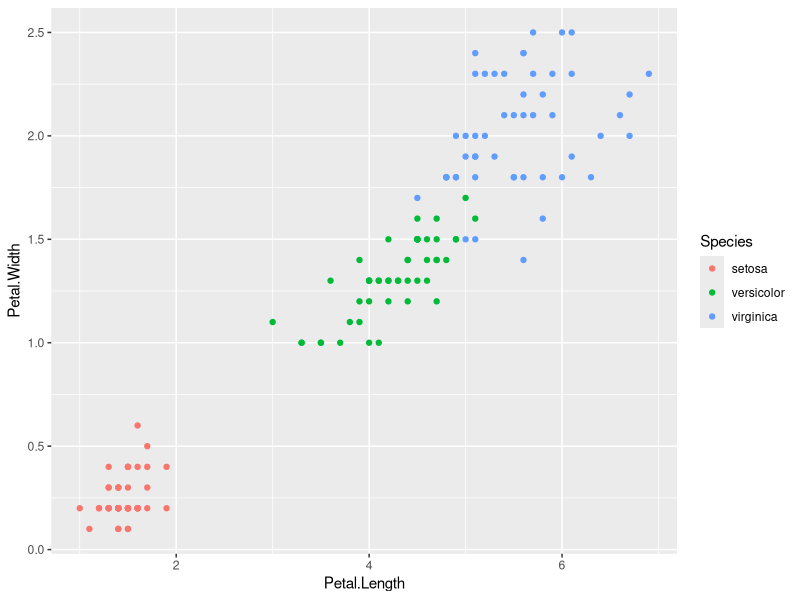
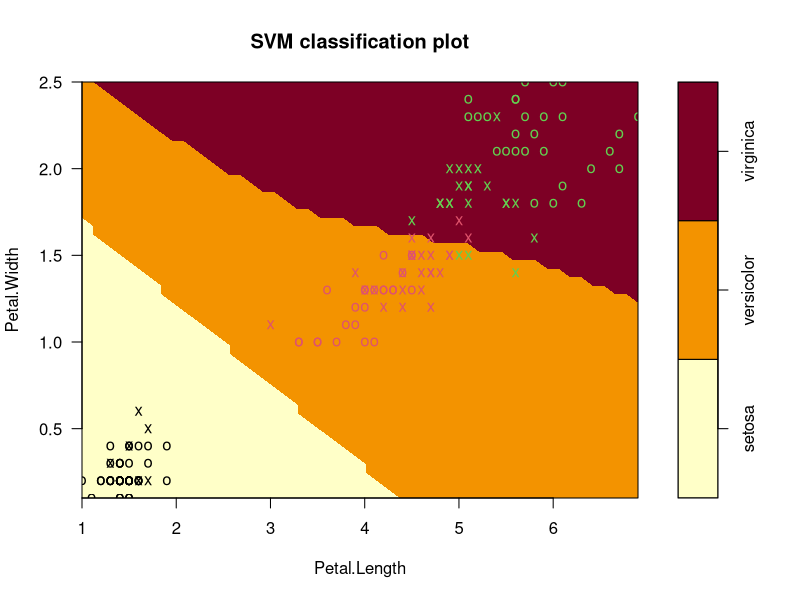

Source code (R) for these figures, in order:
#Downloading the iris data

data("iris")

#Viewing the iris data

str(iris)

#installing the ggplot2 to find the scatter plot

install.packages("ggplot2")

#loading the ggplot2

library(ggplot2)

#viewing the scatter plot between petal.length and petal.width

qplot(Petal.Length, Petal.Width, data = iris, color = Species)

#install the e1071 package for utilizing Support Vector Machine in R

install.packages("e1071")

#loading the e1071 package in order to use Support Vector Machine

library(e1071)

#Building model

mymodel <- svm(Species~., data = iris, kernel = "polynomial")

#Summary of the mymodel

summary(mymodel)

#plotting our model

plot(mymodel, data = iris,
     Petal.Width~Petal.Length,
     slice = list(Sepal.Width = 3, Sepal.Length = 4))

summary(mymodel)

pred <- predict(mymodel , iris)

#Find out the Confusion Matrix 

tab <- table(Predicted = pred, Actual = iris$Species)

tab

#Findout the misclassification error rate

1-sum(diag(tab))/sum(tab)
